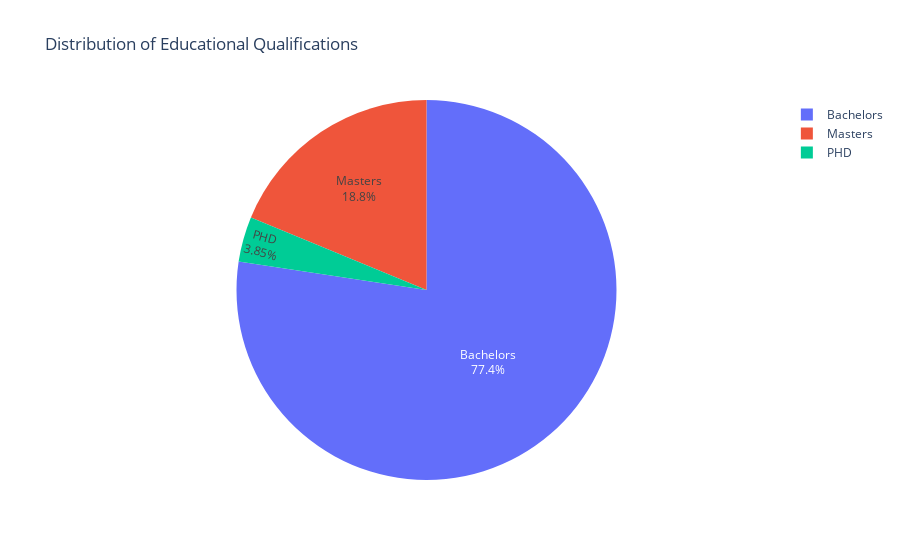

Notebook code for this chart:
### Code cell
education_counts = Employee['Education'].value_counts()

fig = px.pie(values=education_counts.values, names=education_counts.index, 
             color=education_counts.index, title='Distribution of Educational Qualifications')

fig.update_traces(textposition='inside', textinfo='percent+label')
fig.show()

### Figure 1 — Plotly figure (JSON) as saved in the notebook; plotly's stock layout.template omitted (floating-point values rounded to 4 significant figures)
{"data": [{"customdata": [["Bachelors"], ["Masters"], ["PHD"]], "domain": {"x": [0, 1], "y": [0, 1]}, "hovertemplate": "label=%{label}<br>value=%{value}<br>color=%{customdata[0]}<extra></extra>", "labels": ["Bachelors", "Masters", "PHD"], "legendgroup": "", "marker": {"colors": ["#636efa", "#EF553B", "#00cc96"]}, "name": "", "showlegend": true, "textinfo": "percent+label", "textposition": "inside", "type": "pie", "values": [3601, 873, 179]}], "layout": {"legend": {"tracegroupgap": 0}, "title": {"text": "Distribution of Educational Qualifications"}}}
